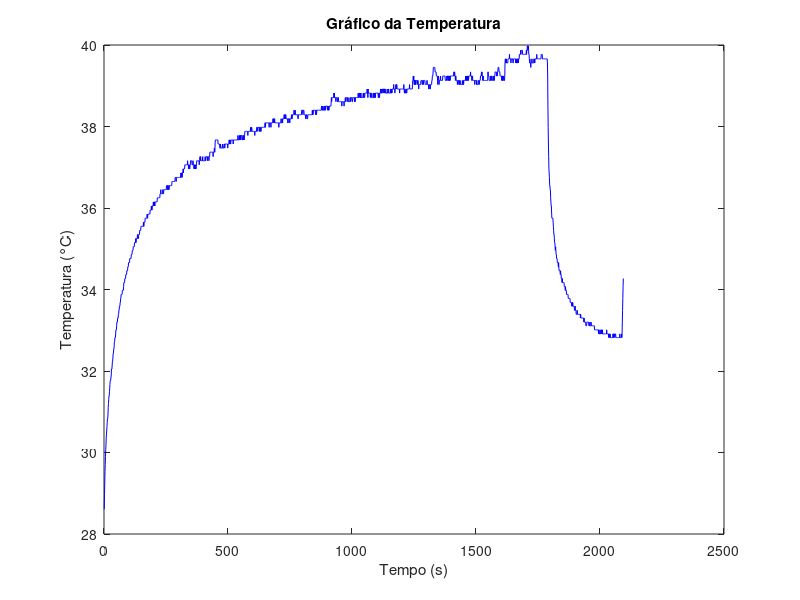
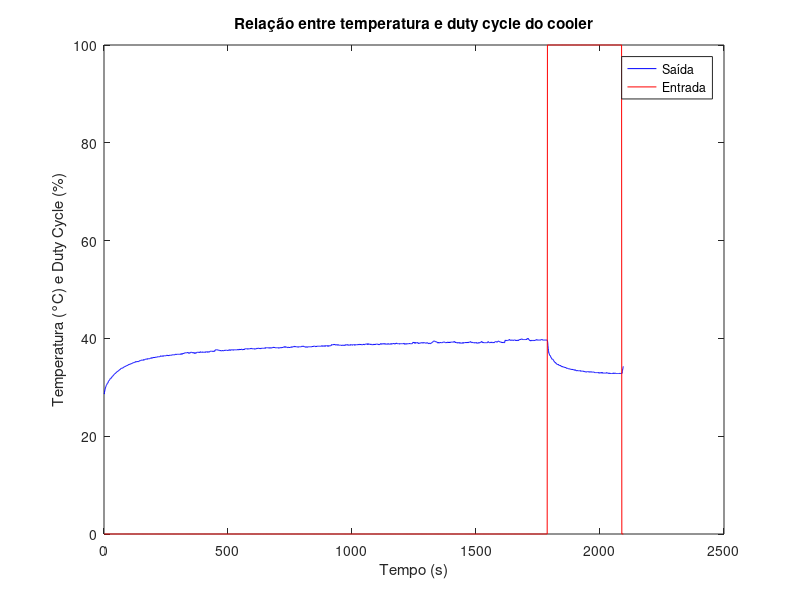
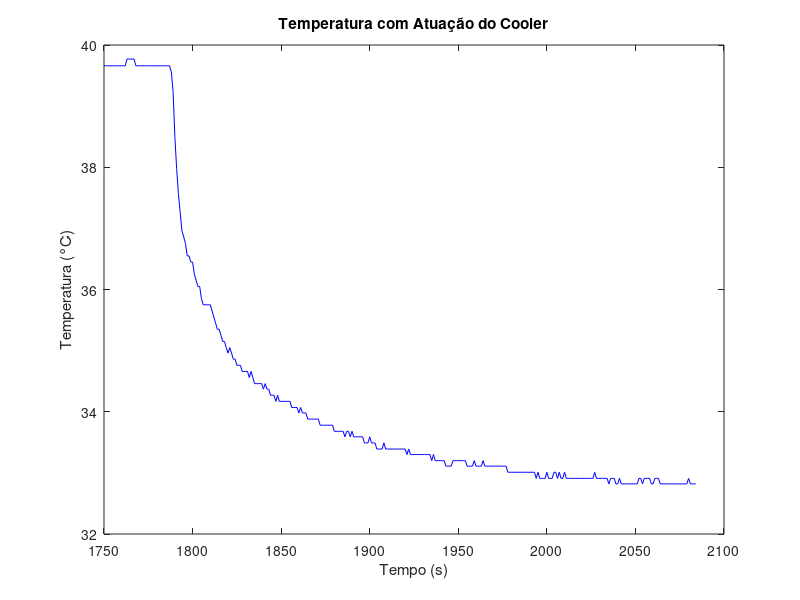
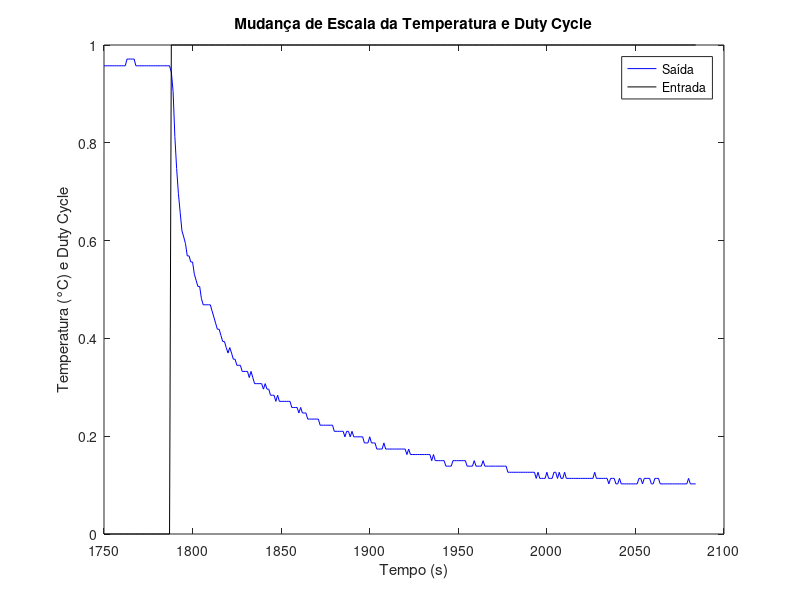

The MATLAB source for these figures, in order: (Note: this script raises an error after producing the figures.)
%IMPORTAÇÃO DE DADOS
dados = load("Dados_SCR.txt");

t = dados(:,1);
tem = dados(:,2);
dut = dados(:,3);

t = t/1000;

% GRÁFICOS A PARTIR DOS DADOS
figure(1);
plot(t, tem, 'b');
xlabel('Tempo (s)');
ylabel('Temperatura (°C)');
title('Gráfico da Temperatura');

figure (2);
plot(t, tem, 'b', t, dut, 'r');
xlabel('Tempo (s)');
ylabel('Temperatura (°C) e Duty Cycle (%)');
legend('Saída','Entrada');
title('Relação entre temperatura e duty cycle do cooler');

% SELEÇÃO DA PARTE DE ATUAÇÃO DO COOLER
t = t(1750:2084,1);
tem = tem(1750:2084,1);
dut = dut(1750:2084,1);

figure(3);
plot(t, tem, 'b');
xlabel('Tempo (s)');
ylabel('Temperatura (°C)');
title('Temperatura com Atuação do Cooler');

% MUDANÇA DE ESCALA DOS GRÁFICOS
dut(39:end) = 1;
tem = rescale(tem,"InputMin",32,"InputMax",40);

figure(4);
plot(t, tem,'b', t, dut, 'k');
xlabel('Tempo (s)');
ylabel('Temperatura (°C) e Duty Cycle');
legend('Saída','Entrada');
title('Mudança de Escala da Temperatura e Duty Cycle');

% OFFSET PARA O GRÁFICO DE TEMPERATURA COMEÇAR EM ZERO
media = mean(tem(1:38));
tem = tem - media;

% GRÁFICO COM OFFSET
figure(5);
plot(t, tem,'b', t, dut, 'k');
xlabel('Tempo (s)');
ylabel('Temperatura (°C) e Duty Cycle');
legend('Saída','Entrada');
title('Temperatura (com offset) e Duty Cycle');

% INTERVALO DE AMOSTRAGEM
dT = t(2)-t(1); 		

% IDENTIFICAÇÃO DO SISTEMA
dados = iddata(tem, dut, dT);
np = 1;
nz = 0;
FT = tfest(dados,np,nz,NaN)
GT = tf(FT.num,FT.den,'InputDelay',FT.IODelay)

% SIMULAÇÃO DA FT IDENTIFICADA
y_sim = lsim(GT,dut,t);

% PLOTAGEM DO GRÁFICO DA FUNÇÃO IDENTIFICADA
figure(6)
plot(t, dut,'k',t,tem,'b',t,y_sim,'r')
title('Função identificada');
legend('Entrada','Saída','Função identificada');
xlabel('Tempo (s)');
ylabel('Temperatura (°C)');

% MUDANÇA PARA O OFFSET ORIGINAL E PLOTAGEM DO GRÁFICO DA FUNÇÃO
tem = tem + media;
y_sim = y_sim + media;

figure(7)
plot(t,tem,'b',t,y_sim,'r')
title('Função identificada');
legend('Temperatura','Função identificada');
xlabel('Tempo (s)');
ylabel('Temperatura (°C)');


